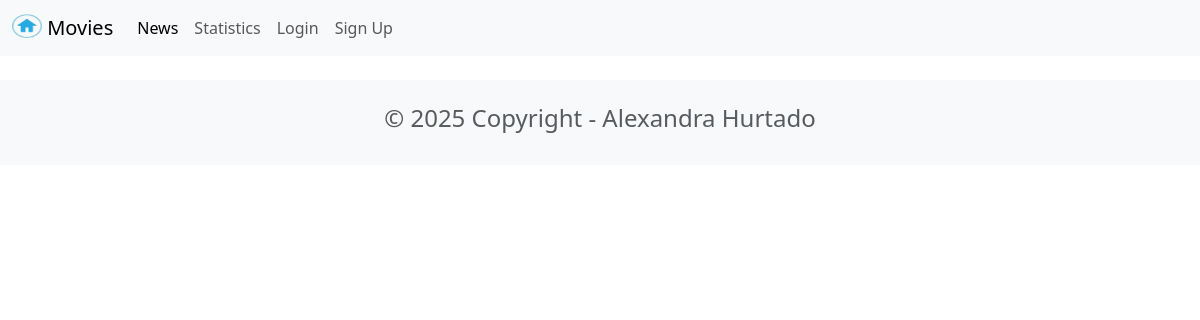
The page /news/ on the database as committed earlier.
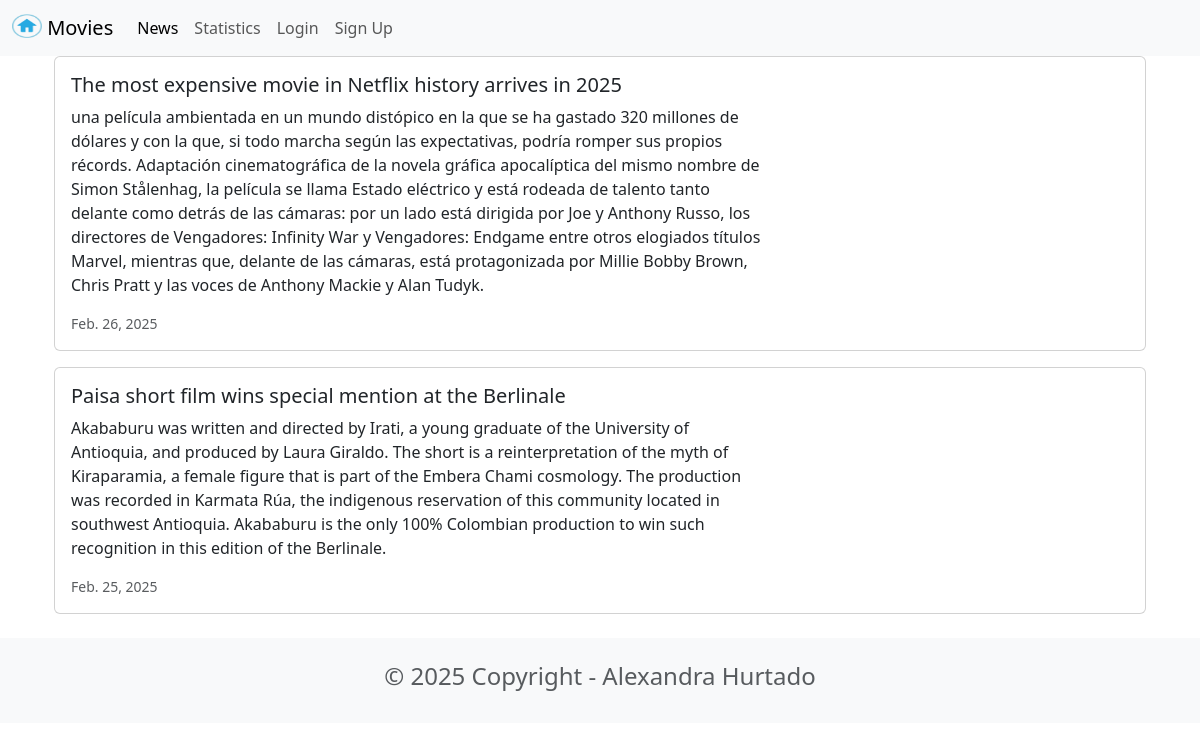
The same page on the database as committed later.
### news/models.py (models this page shows, shortened)
class News(models.Model):
    headline= models.CharField(max_length=200)
    body = models.TextField()
    date = models.DateField()

### news/views.py (the view)
# urls.py: path('news/', include('news.urls')),
def news(request):
    newss = News.objects.all().order_by('-date')
    return render(request, 'news.html', {'newss': newss})

### news/templates/news.html
{%extends 'base.html' %}
{% block content %}
    <div class="container">
        {% for news in newss %}
            <div class="card mb-3">
                <div class="row g-0">
                    <div class="col-md-8">
                        <div class="card-body">
                            <h5 class="card-title">{{ news.headline }}</h5>
                            <p class="card-text">{{ news.body }}</p>
                            <p class="card-text"><small class="text-muted">{{ news.date }}</small></p>
                        </div>
                    </div>
                </div>
            </div>
        {% endfor %}
    </div>
    {% endblock %}

### moviereviews/templates/base.html (shortened to what this page needs)
<head>
    <link href="https://cdn.jsdelivr.net/npm/bootstrap@5.3.3/dist/css/bootstrap.min.css" rel="stylesheet">
</head>
<nav class="navbar navbar-expand-lg bg-body-tertiary">
    <div class="container-fluid">
        <a class="navbar-brand" href="{% url 'home'%}">
        {% load static %}
        <img src="{%static 'images/home.png' %}" alt="" width="30" height="24"
            class="d-inline-block align-text-top"/>
            Movies
        </a>
        <div class="collapse navbar-collapse" id="navbarSupportedContent">
            <ul class="navbar-nav me-auto mb-2 mb-lg-0">
                <li class="nav-item">
                    <a class="nav-link active" aria-current="page" href="{% url 'news'%}">News</a>
                </li>
                <li class="nav-item">
                    <a class="nav-link" href="{%url 'statistics' %}">Statistics</a>
                </li>
                <li class="nav-item">
                    <a class="nav-link" href="#">Login</a>
                </li>
                <li class="nav-item">
                    <a class="nav-link" href="#">Sign Up</a>
                </li>
            </ul>
        </div>
    </div>
</nav>
<div class="container">
    {% block content %}
    {% endblock content %}
</div>
<footer class="text-center text-lg-start bg-light text-muted mt-4">
    <div class="container">
        <div class="row">
            <div class="text-center p-4">
                <h4>© 2025 Copyright - Alexandra Hurtado </h4>
            </div>
        </div>
    </div>
</footer>

Rows that differ between the two databases and show on the page:
added News: headline "The most expensive movie in Netflix history arrives in 2025", body "una película ambientada en un mundo distópico en la que se ha gastado 320 millones de dólares y con la que, si todo marcha según las expectativas, podría romper sus propios récords. Adaptación cinematográfica de la novela gráfica apocalíptica del mismo nombre de Simon Stålenhag, la película se llama Estado eléctrico y está rodeada de talento tanto delante como detrás de las cámaras: por un lado está dirigida por Joe y Anthony Russo, los directores de Vengadores: Infinity War y Vengadores: Endgame entre otros elogiados títulos Marvel, mientras que, delante de las cámaras, está protagonizada por Millie Bobby Brown, Chris Pratt y las voces de Anthony Mackie y Alan Tudyk.", date "Feb. 26, 2025"
added News: headline "Paisa short film wins special mention at the Berlinale", body "Akababuru was written and directed by Irati, a young graduate of the University of Antioquia, and produced by Laura Giraldo. The short is a reinterpretation of the myth of Kiraparamia, a female figure that is part of the Embera Chami cosmology. The production was recorded in Karmata Rúa, the indigenous reservation of this community located in southwest Antioquia. Akababuru is the only 100% Colombian production to win such recognition in this edition of the Berlinale.", date "Feb. 25, 2025"
